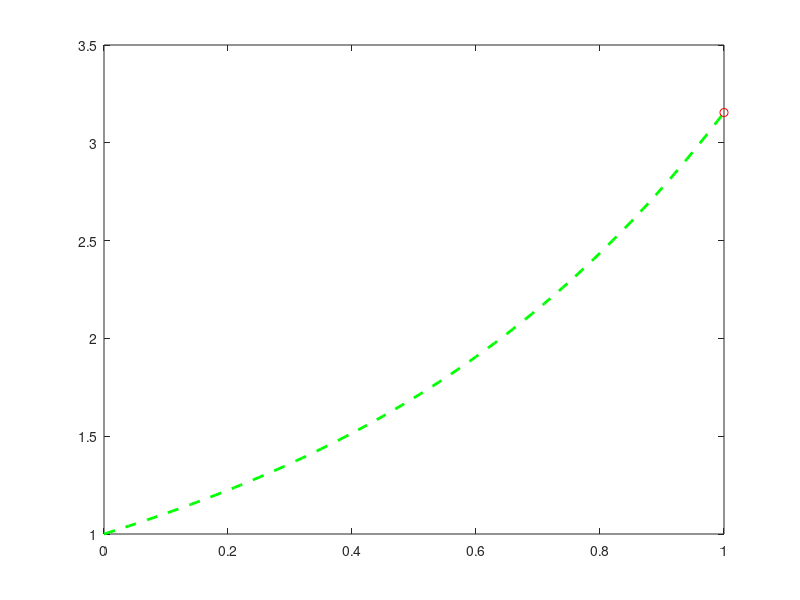

Write the MATLAB code that produced this figure.
function [y, x] = modified_euler_func()
    % https://atozmath.com/example/CONM/RungeKutta.aspx?he=e&q=meuler
    h = 0.01;
    x = 0:h:1;
    y = zeros(size(x));
   
    x2 = zeros(size(x));
    y2 = zeros(size(x));
   
    y(1) = 1;
    [~, n] = size(x);
    for i = 1:n-1
        f = x(i)^2 + y(i);
        x2(i) = x(i) + 1/2 * h;
        y2(i) = y(i) + (1/2 * h) * f;
        f2 = x2(i)^2 + y2(i);
        y(i + 1) = y(i) + (h * f2);
    end
    plot(x, y, "g--", "LineWidth", 2);
    hold on
    plot(-(1^(2)+2*1+2) + 3*exp(1), "ro");
end